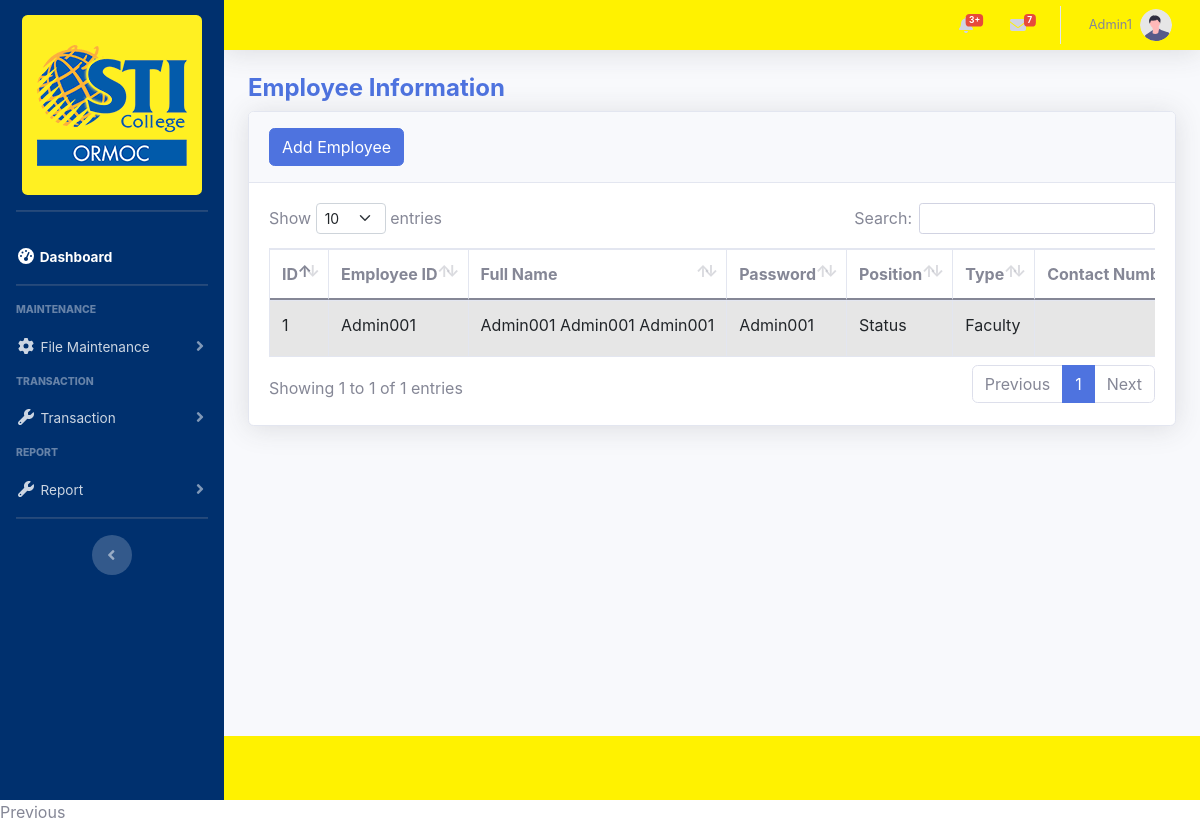
/employee.php (signed in), run on the app's committed database.
### tables this page shows
CREATE TABLE `tbl_user_levels` (
  `user_id` int(11) NOT NULL,
  `Employee_ID` varchar(20) NOT NULL,
  `Password` varchar(20) NOT NULL,
  `Userlevel` varchar(20) NOT NULL,
  `Status` varchar(20) NOT NULL
);

CREATE TABLE `tbl_employee_information` (
  `emp_ID` int(11) NOT NULL,
  `Employee_ID` varchar(50) NOT NULL,
  `Last_Name` varchar(50) NOT NULL,
  `First_Name` varchar(50) NOT NULL,
  `Middle_Name` varchar(50) NOT NULL,
  `Password` varchar(20) NOT NULL,
  `Position` varchar(20) NOT NULL,
  `Type` varchar(50) NOT NULL,
  `Contact_Number` varchar(50) NOT NULL,
  `Status` varchar(20) NOT NULL
);

### session.php (called while the page is built, shortened)
<?php
include('config/connect.php');
$user_check = $_SESSION['Employee_ID'];
$ses_sql = mysqli_query($db, "select Employee_ID from tbl_user_levels where Employee_ID = '$user_check'");
$row = mysqli_fetch_array($ses_sql, MYSQLI_ASSOC);
$login_session = $row['Employee_ID'];
?>

### employee.php (the view, shortened to what this page needs)
<?php
include 'session.php';
include 'includes/header.php';
?>
<div class="container-fluid">
    <div class="page-title">
        <h4 class="font-weight-bold text-primary">Employee Information</h4>
    </div>
    <div class="card shadow mb-4">
        <div class="card-header py-3">
            <button type="button" class="btn btn-primary" data-bs-toggle="modal" data-bs-target="#addEmployee">Add Employee</button>
        </div>
        <div class="card-body">
            <div class="table-responsive">
                <table id="dataTable" class="table table-striped table-bordered nowrap" style="width: 100%">
                    <thead>
                        <th>ID</th>
                        <th>Employee ID</th>
                        <th>Full Name</th>
                        <th>Password</th>
                        <th>Position</th>
                        <th>Type</th>
                        <th>Contact Number</th>
                    </thead>
                    <tbody>
                        <?php
                        $database = new Connection();
                        $db = $database->open();
                        try {
                            $sql = 'SELECT * FROM tbl_employee_information';
                            foreach ($db->query($sql) as $employee) {
                                ?>
                                <tr>
                                    <td><?php echo $employee['emp_ID']; ?></td>
                                    <td><?php echo $employee['Employee_ID']; ?></td>
                                    <td><?php echo $employee['First_Name'] . ' ' . $employee['Middle_Name'] . ' ' . $employee['Last_Name']; ?></td>
                                    <td><?php echo $employee['Password']; ?></td>
                                    <td><?php echo $employee['Position']; ?></td>
                                    <td><?php echo $employee['Type']; ?></td>
                                    <td><?php echo $employee['Contact_Number']; ?></td>
                                </tr>
                                <?php
                            }
                        } catch (PDOException $e) {
                            echo "There is some problem in connection: " . $e->getMessage();
                        }
                        ?>
                    </tbody>
                </table>
            </div>
        </div>
    </div>
</div>
<?php
include 'includes/footer.php';
include 'includes/scripts.php';
?>

### includes/topbar.php (shortened to what this page needs)
<nav class="navbar navbar-expand navbar-light bg-white topbar mb-4 static-top shadow">
    <ul class="navbar-nav ml-auto">
        <li class="nav-item dropdown no-arrow mx-1">
            <a class="nav-link dropdown-toggle" href="#" id="alertsDropdown" role="button" data-toggle="dropdown" aria-haspopup="true" aria-expanded="false">
                <span class="badge badge-danger badge-counter">3+</span>
            </a>
        </li>
        <li class="nav-item dropdown no-arrow mx-1">
            <a class="nav-link dropdown-toggle" href="#" id="messagesDropdown" role="button" data-toggle="dropdown" aria-haspopup="true" aria-expanded="false">
                <i class="fas fa-envelope fa-fw"></i>
                <span class="badge badge-danger badge-counter">7</span>
            </a>
        </li>
        <li class="nav-item dropdown no-arrow">
            <a class="nav-link dropdown-toggle" href="#" id="userDropdown" role="button" data-toggle="dropdown" aria-haspopup="true" aria-expanded="false">
                <span class="mr-2 d-none d-lg-inline text-gray-600 small"><?php echo $login_session ?></span>
                <img class="img-profile rounded-circle" src="img/undraw_profile.svg">
            </a>
        </li>
    </ul>
</nav>

### data on the page
tbl_user_levels: Employee_ID "Admin1"
tbl_employee_information: emp_ID "1", Employee_ID "Admin001", First_Name "Admin001", Middle_Name "Admin001", Last_Name "Admin001", Password "Admin001", Position "Status", Type "Faculty"
